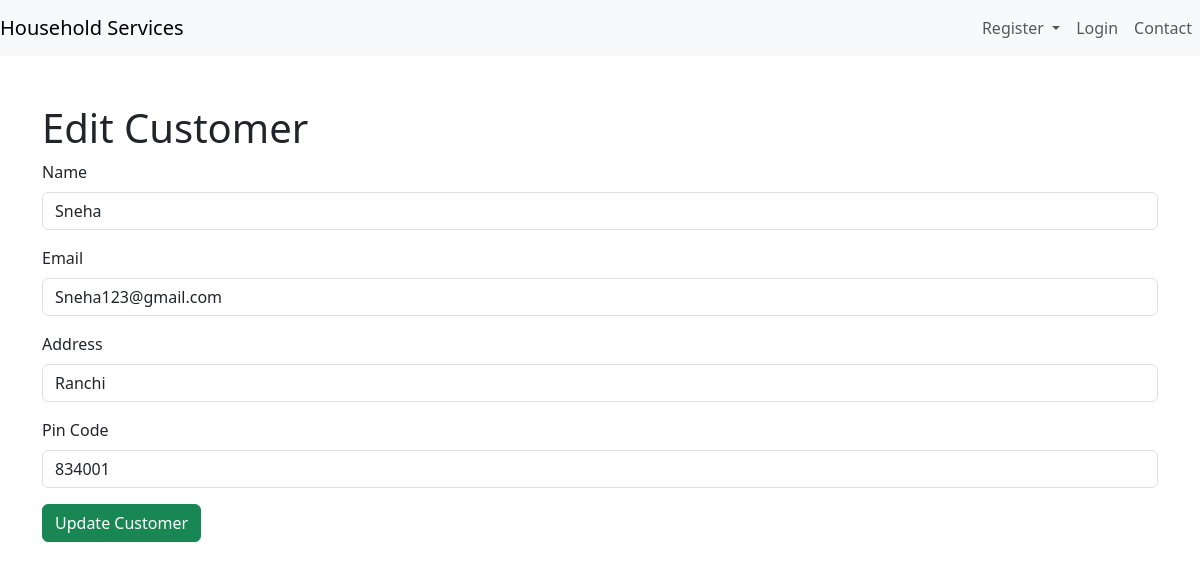
The app's page /admin/customers/edit/2 (signed in), older data.
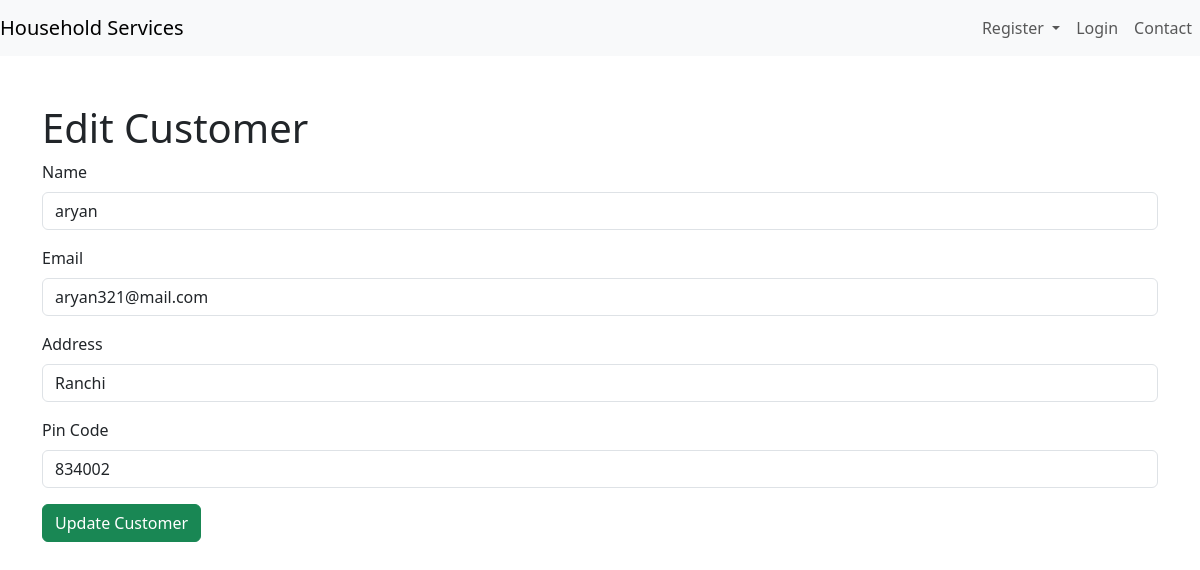
The same page, newer data.
### models.py (models this page shows, shortened)
class Customer(db.Model):
    id = db.Column(db.Integer, primary_key=True)
    Email_id = db.Column(db.String(32), unique=True, nullable=False)
    passhash = db.Column(db.String(562), nullable=False)
    name = db.Column(db.String(32))
    address = db.Column(db.String(32))
    Pin_Code = db.Column(db.String(8))
    admin = db.Column(db.Boolean, default=False, nullable=False)
    role = db.Column(db.String(16), nullable=False, default='customer')

### routes.py (the view, shortened to what this page needs)
@app.route('/admin/customers/edit/<int:customer_id>', methods=['GET', 'POST'])
@auth_required
def edit_customer(customer_id):
    user = Customer.query.get(session['user_id'])
    if not user or not user.admin:
        flash("You don't have permission to access this page.", "danger")
        return redirect(url_for('home'))
    customer = Customer.query.get_or_404(customer_id)  # Fetch customer or return 404 if not found
    return render_template('edit_customer.html', customer=customer)  # Render the edit form

### routes.py (called while the page is built)
def auth_required(fnc):
    @wraps(fnc)  # Preserve the original function's metadata
    def inner(*args, **kwargs):
        if 'user_id' in session:
            return fnc(*args, **kwargs)
        if request.endpoint == 'Login' or request.endpoint == 'Register':
            return fnc(*args, **kwargs)
        flash('Please login to continue', 'warning')
        return redirect(url_for('Login'))
    return inner

### templates/edit_customer.html (shortened to what this page needs)
{% extends 'layout.html' %}
{% block content %}
<div class="container mt-5">
    <h1>Edit Customer</h1>
    <form method="POST">
        <div class="mb-3">
            <label for="name" class="form-label">Name</label>
            <input type="text" class="form-control" name="name" value="{{ customer.name }}" required>
        </div>
        <div class="mb-3">
            <label for="email" class="form-label">Email</label>
            <input type="email" class="form-control" name="email" value="{{ customer.Email_id }}" required>
        </div>
        <div class="mb-3">
            <label for="address" class="form-label">Address</label>
            <input type="text" class="form-control" name="address" value="{{ customer.address }}">
        </div>
        <div class="mb-3">
            <label for="pin_code" class="form-label">Pin Code</label>
            <input type="text" class="form-control" name="pin_code" value="{{ customer.Pin_Code }}">
        </div>
        <button type="submit" class="btn btn-success">Update Customer</button>
    </form>
</div>
{% endblock %}

Row changes from the older to the newer data that the page shows:
changed Customer "Ranchi": name "Sneha" → "aryan"; email "Sneha123@gmail.com" → "aryan321@mail.com"; pin_code "834001" → "834002"
